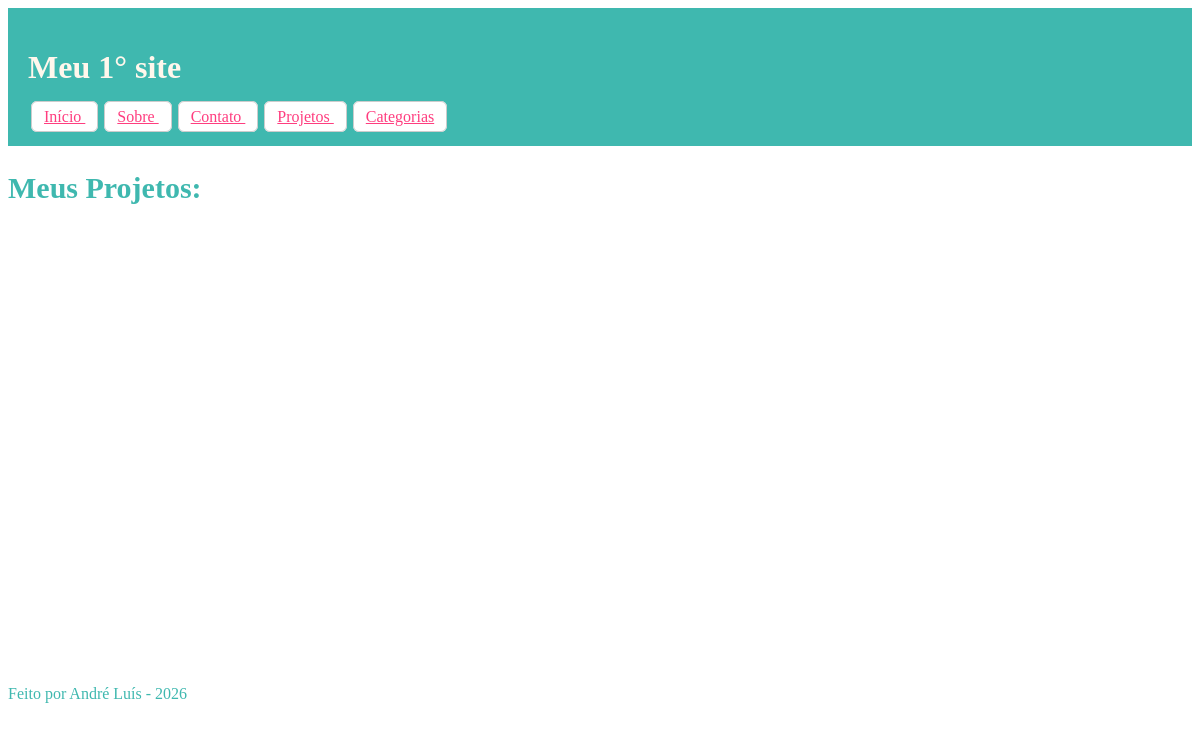
Page /projetos/ on the earlier database version.
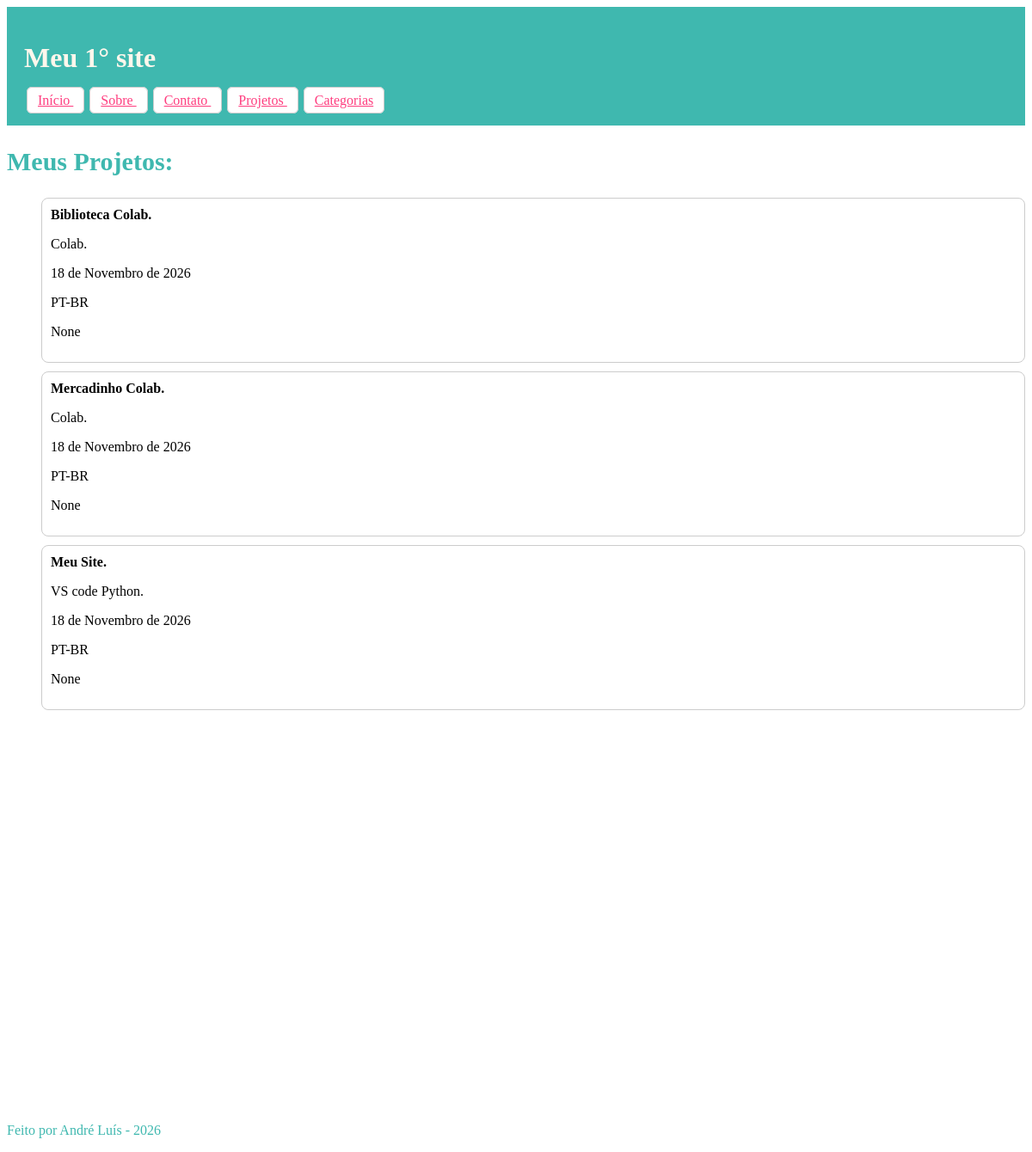
Same page on the later database version.
### paginas/models.py (models this page shows)
class Projetos(models.Model):
    nome = models.CharField(max_length=100)
    descricao = models.TextField(max_length=200)
    data_criacao = models.DateField()
    linguagem = models.CharField(max_length=50)
    categoria = models.ForeignKey(
        Categoria,
        on_delete= models.SET_NULL,
        null= True,
        blank= True,    )

### paginas/views.py (the view)
# urls.py: path('projetos/', views.projetos),
def projetos(request):
    projetos = {
        "projetos": Projetos.objects.all()
    }
    return render(request, "projetos.html", projetos)

### paginas/Templates/projetos.html
{% extends "base.html" %}
{% block conteudo %}
    <h2 style="color: #3FB8AF;">Meus Projetos:</h2>
    <ul>
        {% for item in projetos %}
            <li class="cartao">
                <strong>{{ item.nome }}</strong>
                <p>{{ item.descricao }}</p>
                <p>{{ item.data_criacao }}</p>
                <p> {{ item.linguagem }}</p>
                <p>{{ item.categoria }}</p>
            </li>
        {% endfor %}
{% endblock %}

### paginas/Templates/base.html (shortened to what this page needs)
{% load static %}
<!DOCTYPE html>
<html lang="pt-br">
<head>
    <link rel="stylesheet" href="{% static 'css/estilo.css' %}">
</head>
<body>
    <header>
        <h1>Meu 1° site</h1>
        <nav>
            <a href="/" class="nava">Início </a>
            <a href="/sobre" class="nava">Sobre </a>
            <a href="/contato" class="nava">Contato </a>
            <a href="/projetos" class="nava">Projetos </a>
            <a href="/categoria" class="nava">Categorias </a>
        </nav>
    </header>
    <main>
        {% block conteudo %}
        {% endblock %}
    </main>
    <footer>
        <p>Feito por André Luís - 2026</p>
    </footer>
</body>
</html>

### paginas/static/css/estilo.css (style rules this page uses)
header { background: #3FB8AF; color: #fff7ec; padding: 20px; }
h2 { font-size: 30px; }
nav a { color:#FF3D7F }
footer { color: #3FB8AF; margin-top: 30pc; }
.cartao { list-style: none; background-color: #ffffff; border: 1px solid #cccccc; border-radius: 8px; padding: 10px; margin-bottom: 10px; }
.nava { background-color: #ffffff; margin: 3px; color: #FF3D7F; border: 1px solid #cccccc; border-radius: 6px; padding: 6px 12px; margin-bottom: 6px; }

Differences in the rows shown:
added Projetos: nome "Biblioteca Colab.", descricao "Colab.", data_criacao "18 de Novembro de 2026", linguagem "PT-BR", categoria "None"
added Projetos: nome "Mercadinho Colab.", descricao "Colab.", data_criacao "18 de Novembro de 2026", linguagem "PT-BR", categoria "None"
added Projetos: nome "Meu Site.", descricao "VS code Python.", data_criacao "18 de Novembro de 2026", linguagem "PT-BR", categoria "None"
